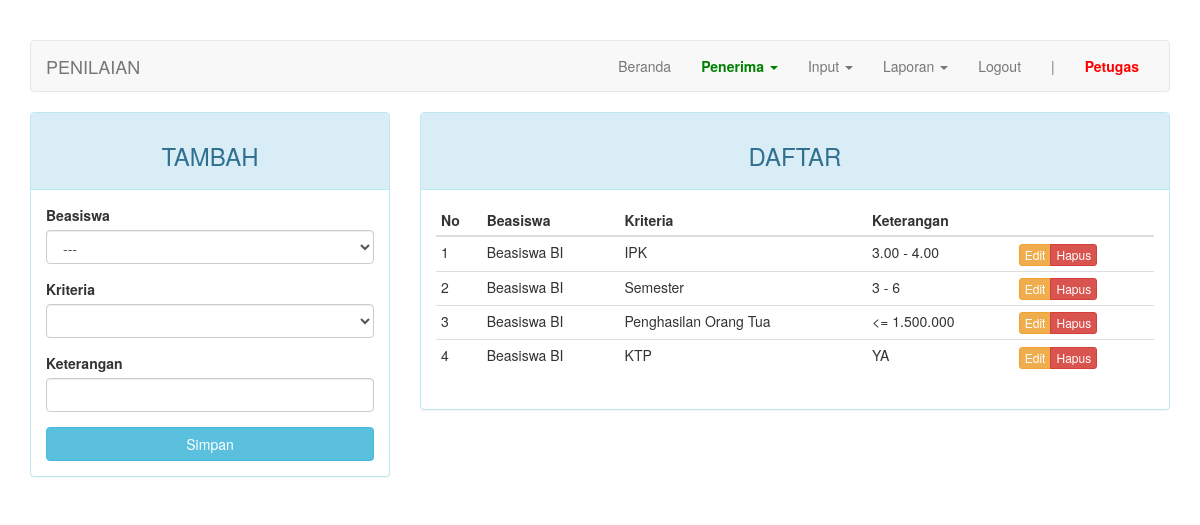
Screenshot of /index.php?page=penilaian (signed in) with the database file from the repository.
### tables this page shows
CREATE TABLE `penilaian` (
  `kd_penilaian` int(11) NOT NULL,
  `kd_beasiswa` int(11) DEFAULT NULL,
  `kd_kriteria` int(11) NOT NULL,
  `keterangan` varchar(20) NOT NULL,
  `bobot` tinyint(1) DEFAULT NULL
);

CREATE TABLE `beasiswa` (
  `kd_beasiswa` int(11) NOT NULL,
  `nama` varchar(50) DEFAULT NULL
);

CREATE TABLE `kriteria` (
  `kd_kriteria` int(11) NOT NULL,
  `kd_beasiswa` int(11) NOT NULL,
  `nama` varchar(50) DEFAULT NULL,
  `sifat` enum('min','max') DEFAULT NULL
);

### page/penilaian.php (the view, shortened to what this page needs)
<?php
$update = (isset($_GET['action']) AND $_GET['action'] == 'update') ? true : false;
?>
<div class="row">
	<div class="col-md-4">
	    <div class="panel panel-<?= ($update) ? "warning" : "info" ?>">
	        <div class="panel-heading"><h3 class="text-center"><?= ($update) ? "EDIT" : "TAMBAH" ?></h3></div>
	        <div class="panel-body">
	            <form action="<?=$_SERVER['REQUEST_URI']?>" method="POST">
									<div class="form-group">
	                  <label for="kd_beasiswa">Beasiswa</label>
										<select class="form-control" name="kd_beasiswa" id="beasiswa">
											<option>---</option>
										</select>
									</div>
									<div class="form-group">
	                  <label for="kd_kriteria">Kriteria</label>
										<select class="form-control" name="kd_kriteria" id="kriteria">
										</select>
									</div>
	                <div class="form-group">
	                    <label for="keterangan">Keterangan</label>
	                    <input type="text" name="keterangan" class="form-control" <?= (!$update) ?: 'value="'.$row["keterangan"].'"' ?>>
	                </div>
	                <button type="submit" class="btn btn-<?= ($update) ? "warning" : "info" ?> btn-block">Simpan</button>
	            </form>
	        </div>
	    </div>
	</div>
	<div class="col-md-8">
	    <div class="panel panel-info">
	        <div class="panel-heading"><h3 class="text-center">DAFTAR</h3></div>
	        <div class="panel-body">
	            <table class="table table-condensed">
	                <thead>
	                    <tr>
	                        <th>No</th>
	                        <th>Beasiswa</th>
	                        <th>Kriteria</th>
	                        <th>Keterangan</th>
	                        <th></th>
	                    </tr>
	                </thead>
	                <tbody>
	                    <?php $no = 1; ?>
	                    <?php if ($query = $connection->query("SELECT a.kd_penilaian, c.nama AS nama_beasiswa, b.nama AS nama_kriteria, a.keterangan, a.bobot FROM penilaian a JOIN kriteria b ON a.kd_kriteria=b.kd_kriteria JOIN beasiswa c ON a.kd_beasiswa=c.kd_beasiswa")): ?>
	                        <?php while($row = $query->fetch_assoc()): ?>
	                        <tr>
	                            <td><?=$no++?></td>
	                            <td><?=$row['nama_beasiswa']?></td>
	                            <td><?=$row['nama_kriteria']?></td>
	                            <td><?=$row['keterangan']?></td>
	                            <td>
	                                <div class="btn-group">
	                                    <a href="?page=penilaian&action=update&key=<?=$row['kd_penilaian']?>" class="btn btn-warning btn-xs">Edit</a>
	                                    <a href="?page=penilaian&action=delete&key=<?=$row['kd_penilaian']?>" class="btn btn-danger btn-xs">Hapus</a>
	                                </div>
	                            </td>
	                        </tr>
	                        <?php endwhile ?>
	                    <?php endif ?>
	                </tbody>
	            </table>
	        </div>
	    </div>
	</div>
</div>

### index.php (style rules this page uses)
body { margin-top: 40px; }

### rows the page displays
penilaian: kd_beasiswa.nama "Beasiswa BI", kd_kriteria.nama "IPK", keterangan "3.00 - 4.00"
penilaian: kd_beasiswa.nama "Beasiswa BI", kd_kriteria.nama "Semester", keterangan "3 - 6"
penilaian: kd_beasiswa.nama "Beasiswa BI", kd_kriteria.nama "Penghasilan Orang Tua", keterangan "<= 1.500.000"
penilaian: kd_beasiswa.nama "Beasiswa BI", kd_kriteria.nama "KTP", keterangan "YA"

### other values shown
$str "PENILAIAN"
$_SESSION["username"] "Petugas"
